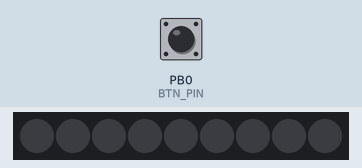
This sketch was run on a simulated ATtiny85, built with avr-gcc and run on an emulated ATtiny85. On the bench: 9 RGB LEDs in strip order, left to right. The test bench sets the inputs (shaded band); at power-on: PB0 (BTN_PIN) HIGH. Random numbers use the default seed unless the sketch sets one.

Above: at 1.2 s.
1.3 s: PB0 (BTN_PIN) pulled LOW for 1 s
At 1.99 s:
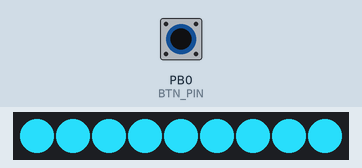
3.8 s: PB0 (BTN_PIN) pulled LOW for 1 s
6.3 s: PB0 (BTN_PIN) pulled LOW for 3.2 s
11.0 s: PB0 (BTN_PIN) pulsed LOW 5 times (0.12 s each, 0.3 s apart)
At 14.2 s:
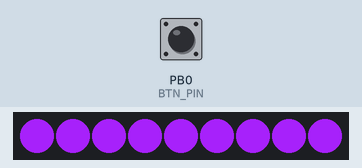
14.4 s: PB0 (BTN_PIN) pulled LOW for 0.15 s
At 15.1 s:
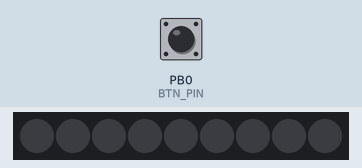
Timing chart, 0 to 17.0 s (numbered marks = the images above; inputs shaded):
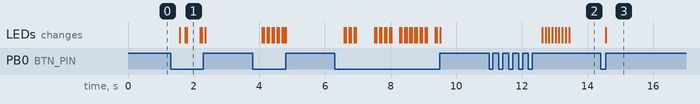

Measured:
- after the input at 1.3 s, the LEDs: change after 0.28 s (image 1)
- after the input at 11.0 s, the LEDs: first change after 1.6 s (image 2 shows a later state)
- after the input at 14.4 s, the LEDs: change after 0.16 s (image 3)

The sketch:

ledsaber.ino
```cpp
/**
 * Based on tutorial found here
 * https://www.instructables.com/USB-NeoPixel-Deco-Lights-via-Digispark-ATtiny85/
*/
#include <Adafruit_NeoPixel.h>

// Serial based on this sketch https://wokwi.com/projects/379145004201553921
// #include <SoftwareSerial.h>
// #include <Arduino.h>
// #include <U8x8lib.h>
// U8X8_SSD1306_128X64_NONAME_SW_I2C u8x8(/* clock */ 4, /* data */ 3, /* reset */ U8X8_PIN_NONE);
// SoftwareSerial Serial(PB0, PB1);

#define LEDPIN 1 // LED data pin
#define NUMPIXELS 9
#define RNDPIN 2 // set to any pin with analog input (it is used only once to initialize random number generator)
#define BRIGHTNESS 64 // 0 - 255
#define FOCUS 65 // shape of color spots (increase to get narrow spots, decrease to get wider spots) (No idea what this actually means)

Adafruit_NeoPixel strip = Adafruit_NeoPixel(NUMPIXELS, LEDPIN, NEO_GRBW + NEO_KHZ800);

/* ################ CLICK HANDLER ################ */
#define BTN_PIN 0
#define SHORT_PRESS_BREAKPOINT 250 // 250 ms (too long/short??)
#define BTN_PRESS_RESET_TIMEOUT 400 // 400 ms
int sequentialPresses = 0;
int lastPressTime = 0;
enum LightMode { OFF, DOUBLE, TRIPLE, LOOONG }; // TODO - Update with actual modes when know what they are
enum LightMode currentLightMode = OFF;
void handleBtnPress();
void resetClickStates();

/* ################ STING ANIMATION ################ */ // Could move this to separate file?
int STING_LIGHT = strip.Color(183, 251, 253);
int STING_DARK = strip.Color(102, 158, 173);
// int STING_DARK = strip.Color(255, 0, 0);
void glimmer();
void pulse();
void lightsaber();

void setup() {
  randomSeed(analogRead((RNDPIN)));

  /*
  // Initialize Serial
  Serial.begin(9600); // Must be 9600
  Serial.println("Hello Arduino\n");
  u8x8.begin();
  u8x8.setPowerSave(0);
  u8x8.setFont(u8x8_font_chroma48medium8_r);
  */

  // Initialize LED strip
  strip.begin();
  // STING_LIGHT = strip.Color(183, 251, 253);
  // STING_DARK = strip.Color(102, 158, 173);
  STING_LIGHT = strip.Color(109, 228, 247);
  STING_DARK = strip.Color(39, 216, 245);
  /*strip.setPixelColor(0, 0, 0, 255);
  strip.setPixelColor(1, 0, 255, 0);
  strip.setPixelColor(2, 255, 0, 0);*/
  strip.show();

  pinMode(BTN_PIN, INPUT_PULLUP);
}

const int speed = 10;
int current = 255;
int direction = 1; // 1 || -1
int lastLEDUpdate = 0;

void loop() {

  handleBtnPress();

  #if 1
    current += (speed*direction);
    if (current <= 0) {
      current = 0;
      direction = 1;
    } else if (current >= 255) {
      current = 255;
      direction = -1;
    }
  #endif

  #if 0
    strip.setPixelColor(0, 0, 0, current);
    strip.setPixelColor(1, 0, current, 0);
    strip.setPixelColor(1, current, 0, 0);
    strip.show();
    delay(100);
  #else

    switch (currentLightMode) {
      case DOUBLE:
        // u8x8.drawString(0, 1, "DOUBLE");
        // strip.setPixelColor(0, 0, 0, current);
        // glimmer();
        pulse();
        break;
      case TRIPLE:
        // u8x8.drawString(0, 1, "TRIPLE");
        // strip.fill(strip.Color(0, current, 0));
        // strip.setPixelColor(1, 0, 0, current);
        lightsaber();
        break;
      case LOOONG:
        // digitalWrite(BTN_STATE_LED_PIN, !digitalRead(BTN_STATE_LED_PIN));
        // u8x8.drawString(0, 1, "LOOONG");
        // strip.setPixelColor(2, 0, 0, current);
        // pulse();
        glimmer();
        break;
      case OFF:
      default:
        // u8x8.drawString(0, 1, "OFF");
        //strip.setPixelColor(0, 0, 0, 0);
        //strip.setPixelColor(1, 0, 0, 0);
        //strip.setPixelColor(2, 0, 0, 0);
        strip.clear();
        break;
    }

    /*if ((millis() - lastLEDUpdate) >= 100) { // UPDATE EVERY 100ms
      lastLEDUpdate = millis();
      strip.show();
    }*/
    strip.show();
    delay(50);
  #endif

}

/* ################ CLICK HANDLER ################ */
bool lastBtnPressed = false;

void handleBtnPress() {
  bool btnPressed = digitalRead(BTN_PIN) == LOW;
  int curTime = millis();
  int elapsedTime = curTime - lastPressTime; // Expensive to calc this each run?

  if (currentLightMode != OFF && !btnPressed) { // CLICKING WHEN IN LIGHT MODE -> DISABLE SELECTED LIGHT MODE
    if (lastBtnPressed && !btnPressed) {
      currentLightMode = OFF;
      resetClickStates();
    }

    lastBtnPressed = btnPressed; // Early exit -> ensure that lastBtnPressed is still updated
    return;
  }

  if (!lastBtnPressed && btnPressed) { // PRESS
    lastPressTime = curTime;
    sequentialPresses += 1;
    elapsedTime = curTime - lastPressTime; // Expensive to calc this each run? // FIXME - Remove if no need to recalculate here
  }
  else if (
    lastBtnPressed &&
    btnPressed &&
    elapsedTime >= SHORT_PRESS_BREAKPOINT) { // HOLD

    currentLightMode = LOOONG;
    resetClickStates();
  }


  if (elapsedTime > BTN_PRESS_RESET_TIMEOUT && sequentialPresses > 0) {
    if (sequentialPresses >= 3) {
      currentLightMode = TRIPLE;
    } else if (sequentialPresses >= 2) {
      currentLightMode = DOUBLE;
    }
    resetClickStates();
  }
  lastBtnPressed = btnPressed;
}

void resetClickStates() {
  sequentialPresses = 0;
}


/* ################ STING ANIMATION ################ */ // Could move this to separate file?

int lastGlimmerUpdate = 0;
int glimmerUpdateTime = 150; // ms
void glimmer() {
  // strip.fill(STING_DARK);
  // strip.fill(strip.Color(102, 158, 173));
  strip.fill(strip.Color(39, 216, 245));
  strip.setBrightness(255); // Ensure brightness at max
  // strip.setBrightness(BRIGHTNESS);

  int curTime = millis();
  if (curTime > (lastGlimmerUpdate + glimmerUpdateTime)) {
    lastGlimmerUpdate = curTime;

    //1. Randomize nr of glimmer pixels
    //2. Randomize which pixels should glimmer
    int glimmerPixels = random(0, NUMPIXELS/2);
    for (int i = 0; i < glimmerPixels; i++) {
      // NOTE - It is possible that the same pixel is selected multiple times.
      //        Keeping it for now for irregularity.
      int glimmerPixel = random(0, NUMPIXELS);
      // strip.setPixelColor(glimmerPixel, STING_LIGHT);
      // strip.setPixelColor(glimmerPixel, strip.Color(183, 251, 253));
      strip.setPixelColor(glimmerPixel, strip.Color(109, 228, 247));
    }
  }
}

const int pulseSpeed = 5;
const int pulseMin = 20;
const int pulseMax = 220;
int pulseCurrent = 0;
int pulseDirection = 1; // 1 || -1
void pulse() {
  pulseCurrent += (pulseSpeed*pulseDirection);
  if (pulseCurrent <= pulseMin) {
    pulseCurrent = pulseMin;
    pulseDirection = 1;
  } else if (pulseCurrent >= pulseMax) {
    pulseCurrent = pulseMax;
    pulseDirection = -1;
  }

  // strip.fill(STING_DARK);
  // strip.fill(strip.Color(102, 158, 173));
  // strip.fill(strip.Color(37, 205, 232));
  strip.fill(strip.Color(39, 216, 245));
  strip.setBrightness(pulseCurrent);
}

int lastLSUpdate = 0;
int lsUpdateTime = 100; // ms
int lsExtendedLEDs = 0;
void lightsaber() {
  strip.setBrightness(255);
  // int lsColor = strip.Color(175, 115, 218);
  // int lsExtendedColor = strip.Color(0, 255, 0);
  // bool extended = strip.getPixelColor(NUMPIXELS-1) == lsColor;
  bool extended = strip.getPixelColor(NUMPIXELS-1) > 0; // TODO - Remove
  if (extended) {
    lsExtendedLEDs = 0;
    // strip.fill(lsExtendedColor); // FIXME - For debugging -> remove when sure working
  } else {
    int curTime = millis();
    if (curTime >= (lastLSUpdate + lsUpdateTime)) {
      lastLSUpdate = curTime;
      lsExtendedLEDs += 1;
      strip.clear();
      // strip.fill(lsColor, 0, lsExtendedLEDs);
      strip.fill(strip.Color(160, 32, 240), 0, lsExtendedLEDs);
      /*if (lsExtendedLEDs == NUMPIXELS) { // Reset for next run
        lsExtendedLEDs = 0;
      }*/
    }
  }
}
```
